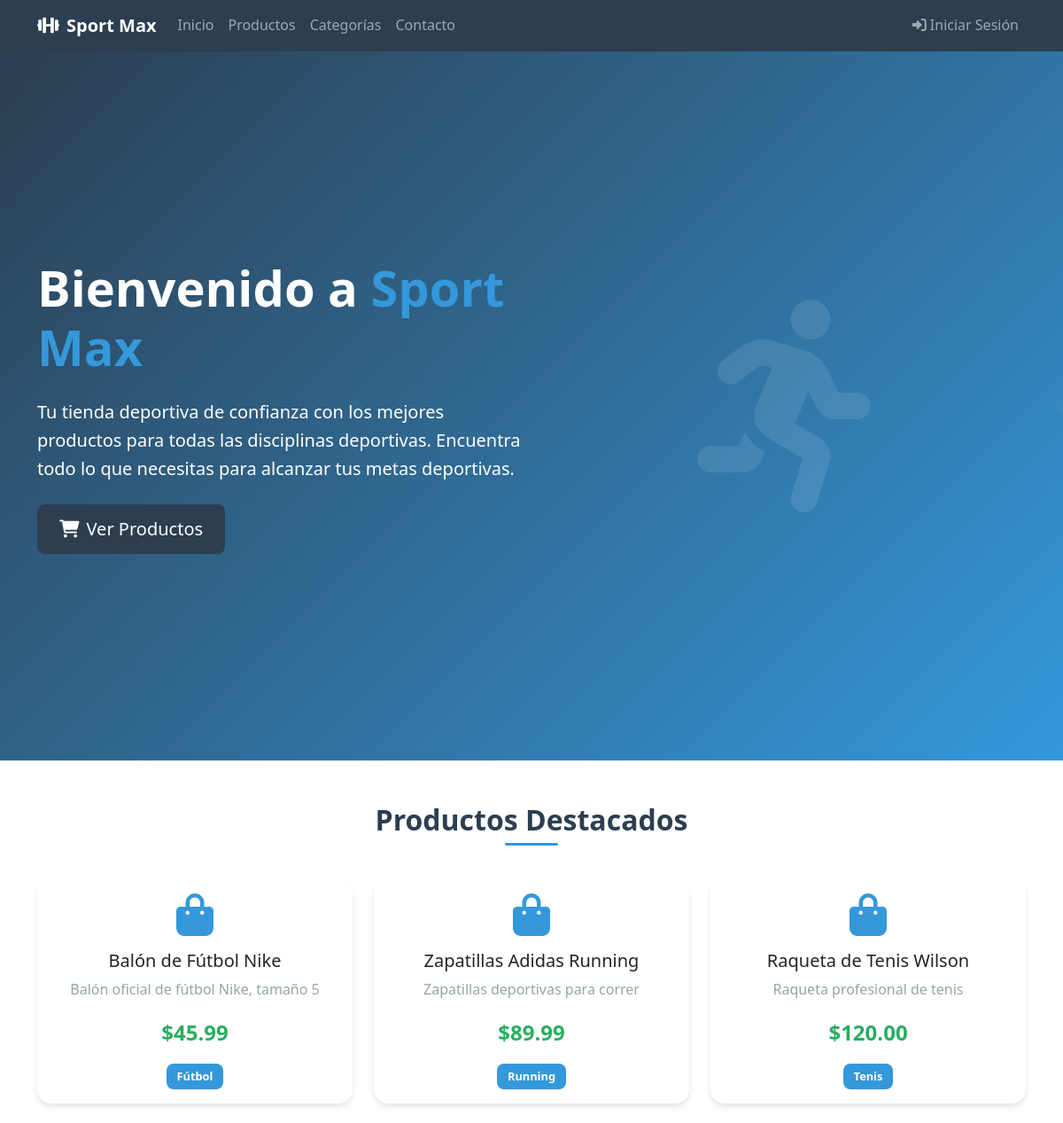
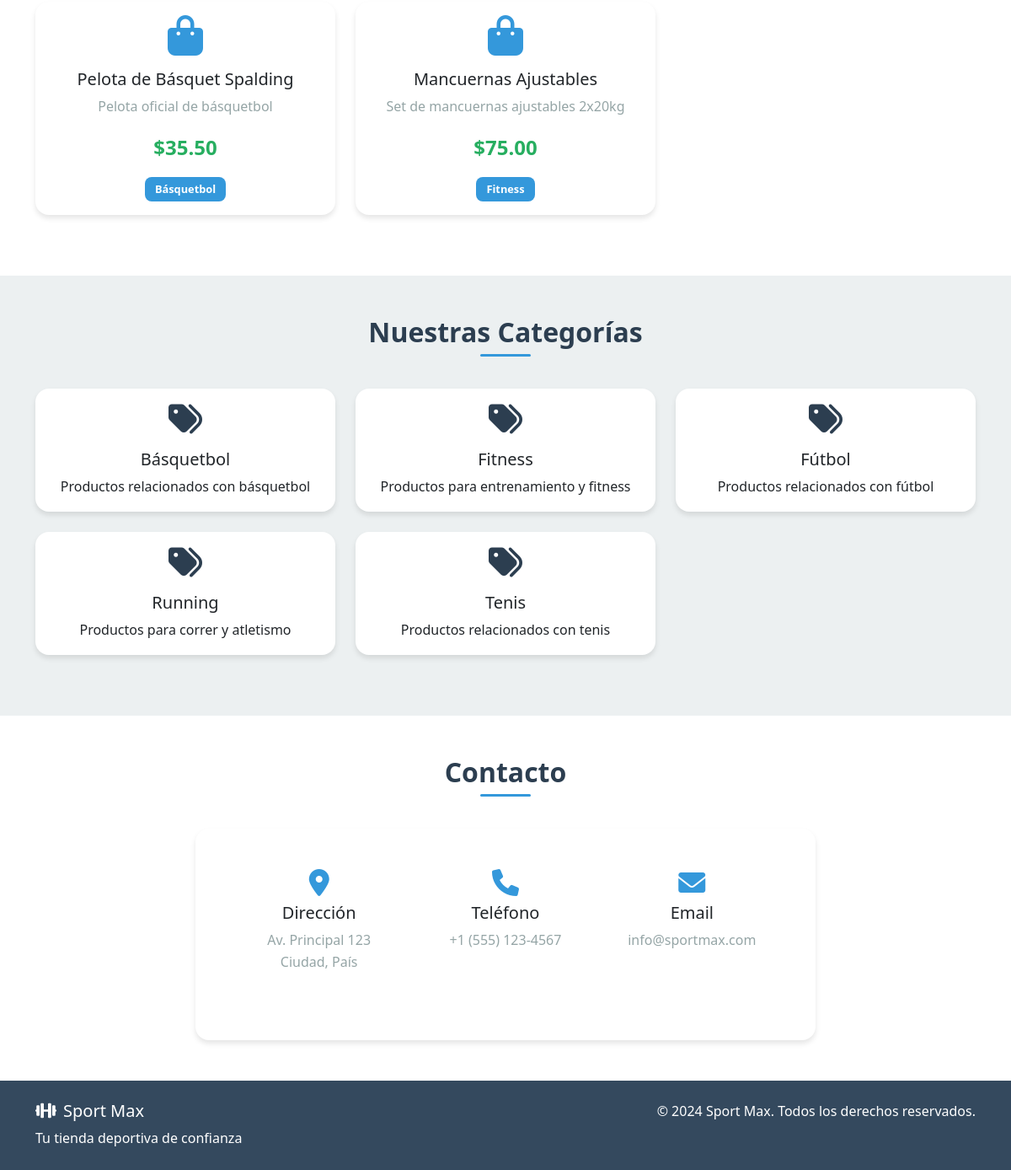
The page / on the database its author committed (2 pictures, top to bottom).
### tables this page shows
CREATE TABLE productos (
    id INT AUTO_INCREMENT PRIMARY KEY,
    nombre VARCHAR(200) NOT NULL,
    descripcion TEXT,
    precio DECIMAL(10,2) NOT NULL,
    stock INT NOT NULL DEFAULT 0,
    imagen VARCHAR(255),
    id_tipo INT NOT NULL,
    fecha_creacion TIMESTAMP DEFAULT CURRENT_TIMESTAMP,
    FOREIGN KEY (id_tipo) REFERENCES tipos_productos(id) ON DELETE CASCADE
);

CREATE TABLE tipos_productos (
    id INT AUTO_INCREMENT PRIMARY KEY,
    nombre VARCHAR(100) NOT NULL,
    descripcion TEXT,
    fecha_creacion TIMESTAMP DEFAULT CURRENT_TIMESTAMP
);

### index.php (the view, shortened to what this page needs)
<!DOCTYPE html>
<html lang="es">
<head>
    <link href="https://cdn.jsdelivr.net/npm/bootstrap@5.3.0/dist/css/bootstrap.min.css" rel="stylesheet">
    <link href="https://cdnjs.cloudflare.com/ajax/libs/font-awesome/6.0.0/css/all.min.css" rel="stylesheet">
    <link href="css/estilos.css" rel="stylesheet">
</head>
<body>
    <nav class="navbar navbar-expand-lg navbar-dark bg-primario">
        <div class="container">
            <a class="navbar-brand fw-bold" href="index.php">
                <i class="fas fa-dumbbell me-2"></i>Sport Max
            </a>
            <div class="collapse navbar-collapse" id="navbarNav">
                <ul class="navbar-nav me-auto">
                    <li class="nav-item">
                        <a class="nav-link" href="#inicio">Inicio</a>
                    </li>
                    <li class="nav-item">
                        <a class="nav-link" href="#productos">Productos</a>
                    </li>
                    <li class="nav-item">
                        <a class="nav-link" href="#categorias">Categorías</a>
                    </li>
                    <li class="nav-item">
                        <a class="nav-link" href="#contacto">Contacto</a>
                    </li>
                </ul>
                <ul class="navbar-nav">
                    <?php if (isset($_SESSION['usuario_id'])): ?>
                        <li class="nav-item dropdown">
                            <a class="nav-link dropdown-toggle" href="#" role="button" data-bs-toggle="dropdown">
                                <i class="fas fa-user me-1"></i><?php echo htmlspecialchars($_SESSION['usuario']); ?>
                            </a>
                            <ul class="dropdown-menu">
                                <?php if ($_SESSION['rol'] === 'admin'): ?>
                                    <li><a class="dropdown-item" href="php/dashboard.php"><i class="fas fa-tachometer-alt me-2"></i>Dashboard</a></li>
                                <?php endif; ?>
                                <li><a class="dropdown-item" href="php/logout.php"><i class="fas fa-sign-out-alt me-2"></i>Cerrar Sesión</a></li>
                            </ul>
                        </li>
                    <?php else: ?>
                        <li class="nav-item">
                            <a class="nav-link" href="php/login.php">
                                <i class="fas fa-sign-in-alt me-1"></i>Iniciar Sesión
                            </a>
                        </li>
                    <?php endif; ?>
                </ul>
            </div>
        </div>
    </nav>
    <section id="inicio" class="hero-section">
        <div class="container">
            <div class="row align-items-center min-vh-100">
                <div class="col-lg-6">
                    <h1 class="display-4 fw-bold text-white mb-4">
                        Bienvenido a <span class="texto-destacado">Sport Max</span>
                    </h1>
                    <p class="lead text-white mb-4">
                        Tu tienda deportiva de confianza con los mejores productos para todas las disciplinas deportivas.
                        Encuentra todo lo que necesitas para alcanzar tus metas deportivas.
                    </p>
                    <a href="#productos" class="btn btn-primario btn-lg">
                        <i class="fas fa-shopping-cart me-2"></i>Ver Productos
                    </a>
                </div>
                <div class="col-lg-6 text-center">
                    <i class="fas fa-running hero-icono"></i>
                </div>
            </div>
        </div>
    </section>
    <section id="productos" class="py-5">
        <div class="container">
            <h2 class="text-center mb-5 titulo-seccion">Productos Destacados</h2>
            <div class="row">
                <?php
                $db = ConexionDB::obtenerInstancia();
                $conexion = $db->obtenerConexion();
                $stmt = $conexion->query("
                    SELECT p.*, tp.nombre as tipo_nombre
                    FROM productos p
                    JOIN tipos_productos tp ON p.id_tipo = tp.id
                    ORDER BY p.fecha_creacion DESC
                    LIMIT 6
                ");
                $productos = $stmt->fetchAll();
                foreach ($productos as $producto):
                ?>
                <div class="col-md-6 col-lg-4 mb-4">
                    <div class="card h-100 sombra-card">
                        <div class="card-body text-center">
                            <i class="fas fa-shopping-bag icono-producto mb-3"></i>
                            <h5 class="card-title"><?php echo htmlspecialchars($producto['nombre']); ?></h5>
                            <p class="card-text texto-secundario"><?php echo htmlspecialchars($producto['descripcion']); ?></p>
                            <p class="precio-producto">$<?php echo number_format($producto['precio'], 2); ?></p>
                            <span class="badge bg-secundario"><?php echo htmlspecialchars($producto['tipo_nombre']); ?></span>
                        </div>
                    </div>
                </div>
                <?php endforeach; ?>
            </div>
        </div>
    </section>
    <section id="categorias" class="py-5 bg-claro">
        <div class="container">
            <h2 class="text-center mb-5 titulo-seccion">Nuestras Categorías</h2>
            <div class="row">
                <?php
                $stmt = $conexion->query("SELECT * FROM tipos_productos ORDER BY nombre");
                $categorias = $stmt->fetchAll();
                foreach ($categorias as $categoria):
                ?>
                <div class="col-md-6 col-lg-4 mb-4">
                    <div class="card h-100 sombra-card">
                        <div class="card-body text-center">
                            <i class="fas fa-tags icono-categoria mb-3"></i>
                            <h5 class="card-title"><?php echo htmlspecialchars($categoria['nombre']); ?></h5>
                            <p class="card-text"><?php echo htmlspecialchars($categoria['descripcion']); ?></p>
                        </div>
                    </div>
                </div>
                <?php endforeach; ?>
            </div>
        </div>
    </section>
    <section id="contacto" class="py-5">
        <div class="container">
            <h2 class="text-center mb-5 titulo-seccion">Contacto</h2>
            <div class="row">
                <div class="col-md-8 mx-auto">
                    <div class="card sombra-card">
                        <div class="card-body p-5">
                            <div class="row text-center">
                                <div class="col-md-4 mb-3">
                                    <i class="fas fa-map-marker-alt icono-contacto mb-2"></i>
                                    <h5>Dirección</h5>
                                    <p class="texto-secundario">Av. Principal 123<br>Ciudad, País</p>
                                </div>
                                <div class="col-md-4 mb-3">
                                    <i class="fas fa-phone icono-contacto mb-2"></i>
                                    <h5>Teléfono</h5>
                                    <p class="texto-secundario">+1 (555) 123-4567</p>
                                </div>
                                <div class="col-md-4 mb-3">
                                    <i class="fas fa-envelope icono-contacto mb-2"></i>
                                    <h5>Email</h5>
                                    <p class="texto-secundario">info@sportmax.com</p>
                                </div>
                            </div>
                        </div>
                    </div>
                </div>
            </div>
        </div>
    </section>
    <footer class="bg-oscuro text-white py-4">
        <div class="container">
            <div class="row">
                <div class="col-md-6">
                    <h5><i class="fas fa-dumbbell me-2"></i>Sport Max</h5>
                    <p class="mb-0">Tu tienda deportiva de confianza</p>
                </div>
                <div class="col-md-6 text-md-end">
                    <p class="mb-0">&copy; 2024 Sport Max. Todos los derechos reservados.</p>
                </div>
            </div>
        </div>
    </footer>
</body>
</html>

### css/estilos.css (style rules this page uses)
:root { --color-primario: #2c3e50; --color-secundario: #3498db; --color-exito: #27ae60; --color-peligro: #e74c3c; --color-advertencia: #f39c12; --color-claro: #ecf0f1; --color-oscuro: #34495e; --color-blanco: #ffffff; --color-gris: #95a5a6; --sombra: 0 4px 6px rgba(0, 0, 0, 0.1); --sombra-hover: 0 8px 15px rgba(0, 0, 0, 0.2); }
body { font-family: 'Segoe UI', Tahoma, Geneva, Verdana, sans-serif; line-height: 1.6; color: var(--color-oscuro); }
.bg-primario { background-color: var(--color-primario) !important; }
.bg-secundario { background-color: var(--color-secundario) !important; }
.bg-claro { background-color: var(--color-claro) !important; }
.bg-oscuro { background-color: var(--color-oscuro) !important; }
.texto-secundario { color: var(--color-gris) !important; }
.texto-destacado { color: var(--color-secundario) !important; }
.btn-primario { background-color: var(--color-primario); border-color: var(--color-primario); color: var(--color-blanco); font-weight: 500; padding: 0.75rem 1.5rem; border-radius: 0.5rem; transition: all 0.3s ease; }
.sombra-card { box-shadow: var(--sombra); border: none; border-radius: 1rem; transition: all 0.3s ease; }
.hero-section { background: linear-gradient(135deg, var(--color-primario) 0%, var(--color-secundario) 100%); min-height: 100vh; display: flex; align-items: center; position: relative; overflow: hidden; }
.hero-section::before { content: ''; position: absolute; top: 0; left: 0; right: 0; bottom: 0; opacity: 0.3; }
.hero-icono { font-size: 15rem; color: rgba(255, 255, 255, 0.1); animation: float 3s ease-in-out infinite; }
.titulo-seccion { font-size: 2rem; font-weight: 600; color: var(--color-primario); margin-bottom: 2rem; position: relative; }
.titulo-seccion::after { content: ''; position: absolute; bottom: -10px; left: 50%; transform: translateX(-50%); width: 60px; height: 3px; background-color: var(--color-secundario); border-radius: 2px; }
.icono-producto { font-size: 3rem; color: var(--color-secundario); }
.icono-categoria { font-size: 2.5rem; color: var(--color-primario); }
.icono-contacto { font-size: 2rem; color: var(--color-secundario); }
.precio-producto { font-size: 1.5rem; font-weight: 700; color: var(--color-exito); margin: 1rem 0; }
.badge { font-size: 0.8rem; padding: 0.5rem 0.75rem; border-radius: 0.5rem; }
.text-center { text-align: center; }
.mb-0 { margin-bottom: 0; }
.mb-2 { margin-bottom: 0.5rem; }
.mb-3 { margin-bottom: 1rem; }
.mb-4 { margin-bottom: 1.5rem; }
.mb-5 { margin-bottom: 3rem; }
.p-5 { padding: 3rem; }

### rows shown on the page
productos: nombre "Balón de Fútbol Nike", descripcion "Balón oficial de fútbol Nike, tamaño 5", precio "45.99", id_tipo.nombre "Fútbol"
productos: nombre "Zapatillas Adidas Running", descripcion "Zapatillas deportivas para correr", precio "89.99", id_tipo.nombre "Running"
productos: nombre "Raqueta de Tenis Wilson", descripcion "Raqueta profesional de tenis", precio "120.00", id_tipo.nombre "Tenis"
productos: nombre "Pelota de Básquet Spalding", descripcion "Pelota oficial de básquetbol", precio "35.50", id_tipo.nombre "Básquetbol"
productos: nombre "Mancuernas Ajustables", descripcion "Set de mancuernas ajustables 2x20kg", precio "75.00", id_tipo.nombre "Fitness"
tipos_productos: nombre "Básquetbol", descripcion "Productos relacionados con básquetbol"
tipos_productos: nombre "Fitness", descripcion "Productos para entrenamiento y fitness"
tipos_productos: nombre "Fútbol", descripcion "Productos relacionados con fútbol"
tipos_productos: nombre "Running", descripcion "Productos para correr y atletismo"
tipos_productos: nombre "Tenis", descripcion "Productos relacionados con tenis"
